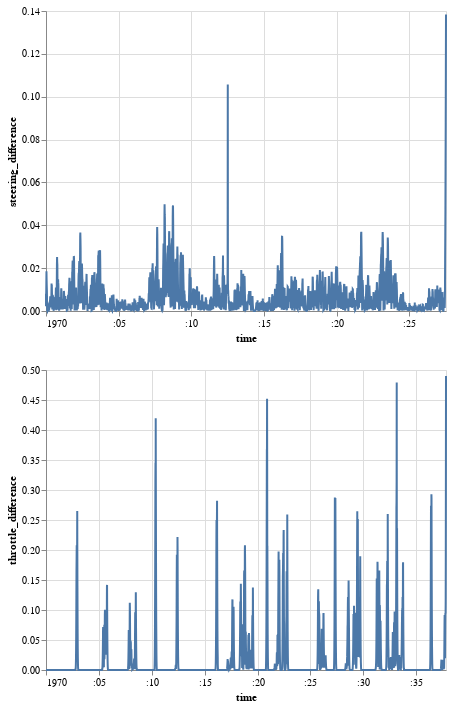

Notebook code for this chart:
### Code cell
run.laps[14].steering.difference_chart() & run.laps[2].throttle.difference_chart()

### Figure 1 — Vega-Lite specification as saved in the notebook (floating-point values rounded to 4 significant figures; data arrays with more than 128 entries replaced by an {"elided": "..."} marker saying what was removed)
{"config": {"view": {"continuousWidth": 400, "continuousHeight": 300}}, "vconcat": [{"data": {"name": "data-8a0d8f4360c2738a6531ad7344fa88a0"}, "mark": "line", "encoding": {"x": {"field": "time", "type": "temporal"}, "y": {"field": "steering_difference", "type": "quantitative"}}}, {"data": {"name": "data-d75acca7d123e32ae498a773321ccb67"}, "mark": "line", "encoding": {"x": {"field": "time", "type": "temporal"}, "y": {"field": "throttle_difference", "type": "quantitative"}}}], "$schema": "https://vega.github.io/schema/vega-lite/v4.17.0.json", "datasets": {"data-8a0d8f4360c2738a6531ad7344fa88a0": {"elided": "2755 records"}, "data-d75acca7d123e32ae498a773321ccb67": {"elided": "3784 records"}}}
